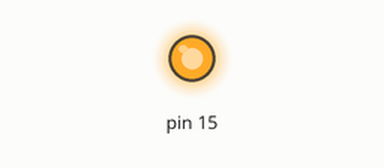
This sketch was run on a simulated Arduino Uno, built with avr-gcc and run on an emulated ATmega328P. Parts: output pins drawn as LEDs (lit = HIGH).

Above: at 0.5 s.
At 9.0 s:
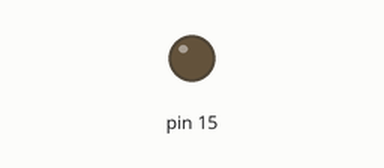
Timing chart, 0 to 9.8 s (numbered marks = the images above):
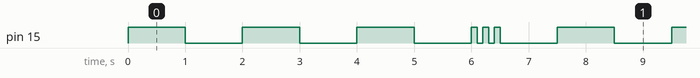

Measured:
- by itself, pin 15: repeats every 7.5 s: 2 × (LOW 1.0 s, HIGH 1.0 s), LOW 1.0 s, 2 × (HIGH 0.10 s, LOW 0.10 s), HIGH 0.10 s, LOW 1.0 s, HIGH 1.0 s
- by itself, everything shown: repeats every 7.5 s, in 12 steps

The sketch:

hello_world.ino
```cpp
void setup() {
  // Define o pino 15 como saida
  pinMode(15, OUTPUT);
}

void loop() {
  digitalWrite(15, HIGH); // Acende o Led
  delay(1000); // Aguarda 1 segundo
  digitalWrite(15, LOW); // Apaga o Led
  delay(1000); // Aguarda 1 segundo

digitalWrite(15, HIGH); // Acende o Led
  delay(1000); // Aguarda 1 segundo
  digitalWrite(15, LOW); // Apaga o Led
  delay(1000); // Aguarda 1 segundo

digitalWrite(15, HIGH); // Acende o Led
  delay(1000); // Aguarda 1 segundo
  digitalWrite(15, LOW); // Apaga o Led
  delay(1000); // Aguarda 1 segundo

  digitalWrite(15, HIGH); // Acende o Led
  delay(100); // Aguarda 1 segundo
  digitalWrite(15, LOW); // Apaga o Led
  delay(100); // Aguarda 1 segundo

digitalWrite(15, HIGH); // Acende o Led
  delay(100); // Aguarda 1 segundo
  digitalWrite(15, LOW); // Apaga o Led
  delay(100); // Aguarda 1 segundo

digitalWrite(15, HIGH); // Acende o Led
  delay(100); // Aguarda 1 segundo
  digitalWrite(15, LOW); // Apaga o Led
  delay(1000); // Aguarda 1 segundo
}
```
